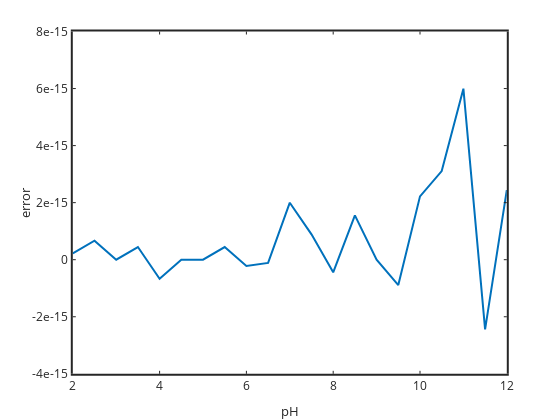

Here is the notebook cell this chart was saved with:
### Code cell
%plot -s 600,500 -f 'svg'
plot(pH,masserrV,'linewidth',2); set(gca,'linewidth',2,'fontsize',12)
xlabel('pH'); ylabel('error')

### Figure 1 — Plotly figure (JSON) as saved in the notebook; plotly's stock layout.template omitted (floating-point values rounded to 4 significant figures)
{"data": [{"line": {"color": "rgb(0,113,188)", "dash": "solid", "width": 2}, "marker": {"color": "rgb(0,113,188)", "line": {"color": "rgb(0,113,188)"}, "size": 6, "symbol": "none"}, "mode": "lines", "name": "", "showlegend": false, "type": "scatter", "visibility": true, "x": [2, 2.5, 3, 3.5, 4, 4.5, 5, 5.5, 6, 6.5, 7, 7.5, 8, 8.5, 9, 9.5, 10, 10.5, 11, 11.5, 12], "xaxis": "x", "y": [2.22e-16, 6.661e-16, 0, 4.441e-16, -6.661e-16, 0, 0, 4.441e-16, -2.22e-16, -1.11e-16, 1.998e-15, 8.882e-16, -4.441e-16, 1.554e-15, 0, -8.882e-16, 2.22e-15, 3.109e-15, 5.995e-15, -2.442e-15, 2.442e-15], "yaxis": "y"}], "layout": {"height": 420, "hovermode": "closest", "margin": {"b": 0, "l": 0, "r": 0, "t": 0}, "plot_bgcolor": "rgba(0, 0, 0, 0)", "showlegend": false, "width": 560, "xaxis": {"anchor": "y", "autorange": false, "domain": [0.13, 0.905], "exponentformat": "none", "gridcolor": "rgba(38,38,38,0.15)", "gridwidth": 2, "linecolor": "rgb(38,38,38)", "linewidth": 2, "mirror": "ticks", "range": [2, 12], "showgrid": false, "showline": true, "side": "bottom", "spikedash": "solid", "spikemode": "across", "spikesides": false, "spikethickness": 1, "tickangle": 0, "tickcolor": "rgb(38,38,38)", "tickfont": {"color": "rgb(38,38,38)", "size": 12}, "ticklen": 3, "ticks": "inside", "ticktext": ["2", "4", "6", "8", "10", "12"], "tickvals": [2, 4, 6, 8, 10, 12], "title": {"font": {"color": "rgb(38,38,38)", "size": 13.2}, "text": "pH"}, "type": "linear", "visible": true, "zeroline": false}, "yaxis": {"anchor": "x", "autorange": false, "domain": [0.11, 0.925], "exponentformat": "none", "gridcolor": "rgba(38,38,38,0.15)", "gridwidth": 2, "linecolor": "rgb(38,38,38)", "linewidth": 2, "mirror": "ticks", "range": [-4e-15, 8e-15], "showgrid": false, "showline": true, "side": "left", "spikedash": "solid", "spikemode": "across", "spikesides": false, "spikethickness": 1, "tickangle": 0, "tickcolor": "rgb(38,38,38)", "tickfont": {"color": "rgb(38,38,38)", "size": 12}, "ticklen": 3, "ticks": "inside", "ticktext": ["-4e-15", "-2e-15", "0", "2e-15", "4e-15", "6e-15", "8e-15"], "tickvals": [-4e-15, -2e-15, 0, 2e-15, 4e-15, 6e-15, 8e-15], "title": {"font": {"color": "rgb(38,38,38)", "size": 13.2}, "text": "error"}, "type": "linear", "visible": true, "zeroline": false}}}
